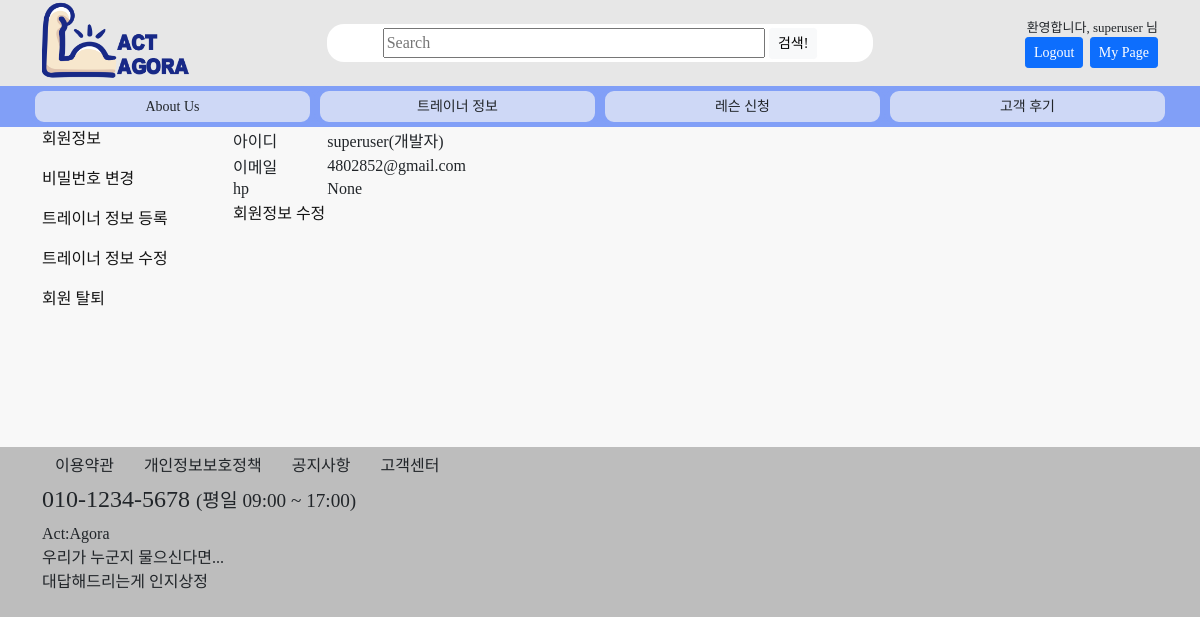
Page /accounts/profile/ (signed in) on the committed database.
### accounts/models.py (models this page shows, shortened)
class User(AbstractBaseUser, PermissionsMixin):
    objects = UserManager()
    user_id = models.CharField(max_length=17, verbose_name="아이디", unique=True)
    password = models.CharField(max_length=256, verbose_name="비밀번호")
    email = models.EmailField(max_length=128, verbose_name="이메일", null=True, unique=True)
    hp = models.IntegerField(verbose_name="핸드폰번호", null=True, unique=True)
    name = models.CharField(max_length=8, verbose_name="이름", null=True)
    level = models.CharField(choices=LEVEL_CHOICES, max_length=18, verbose_name="등급", default=3)
    auth = models.CharField(max_length=10, verbose_name="인증번호", null=True)
    date_joined = models.DateTimeField(auto_now_add=True, verbose_name='가입일', null=True, blank=True)
    is_active = models.BooleanField(default=True)
    is_admin = models.BooleanField(default=False)
    is_staff = models.BooleanField(default=False)
    is_superuser = models.BooleanField(default=False)
    USERNAME_FIELD = 'user_id'
    REQUIRED_FIELDS = ['email']
    class Meta:
        db_table = "회원목록"
        verbose_name = "사용자"
        verbose_name_plural = "사용자"

### accounts/decorators.py (the view)
    def wrap(request, *args, **kwargs):
        if not request.user.is_authenticated:
            messages.info(request, "로그인한 사용자만 이용할 수 있습니다.")
            return redirect(settings.LOGIN_URL)
        return function(request, *args, **kwargs)

### accounts/views.py (called while the page is built)
@login_message_required
def profile_view(request):
    if request.method == 'GET':
        return render(request, 'accounts/profile.html')

### templates/accounts/profile.html
{% extends 'accounts/mypage_nav.html' %}
{% block contents2 %}
<table>
    <tr>
        <td>아이디</td>
        {% if user.level == '0' %}
        <td>{{ user.user_id }}(개발자)</td>
        {% elif user.level == '1' %}
        <td>{{ user.user_id }}(관리자)</td>
        {% else %}
        <td>{{ user.user_id }}</td>
        {% endif %}
    </tr>
    <tr>
        <td>이메일</td>
        <td>{{ user.email }}</td>
    </tr>
    <tr>
        <td>hp</td>
        <td>{{ user.hp }}</td>
    </tr>
    <tr>
        <td><a href="{% url 'accounts:profile_update' %}">회원정보 수정</a></td>
    </tr>
</table>
{% endblock %}

### templates/base.html (shortened to what this page needs)
<html>
{% load static %}
    <head>
        <link rel="stylesheet" href="{% static 'css/bootstrap.css' %}" />
        <link rel="stylesheet" type="text/css" href="{% static 'css/normalize.css' %}" />
        <link rel="stylesheet" type="text/css" href="{% static 'css/styles.css' %}?ver=2" />
    </head>
    <body>
    {% load has_group %}
        <div class="container-fluid" style="background-color: #E7E7E7">
            <div class="container">
                <div class="row">
                    <div id="top-logo" class="col-4 col-md-3">
                        <a href="{% url 'index' %}"><img class="img-fluid" src="{% static 'img/main-logo.png' %}" style="vertical-align: middle; max-height: 80px"></a>
                    </div>
                    <div id="top-userinfo" class="col-8 col-md-3 order-md-2" align="right" style="margin: auto; font-size: 13px">
                        {% if user.is_authenticated %}
                            환영합니다, {{ user.get_username }} 님<br>
                            <a href="{% url 'accounts:logout' %}"><button class="btn btn-primary btn-sm">Logout</button></a>
                            &nbsp;<a href="{% url 'accounts:mypage' %}"><button class="btn btn-primary btn-sm">My Page</button></button></a>
                        {% else %}
                            <a  href="{% url 'accounts:login' %}?next={{ request.path }}"><button class="btn btn-primary btn-sm">Login</button></a>
                            &nbsp;<a href="{% url 'accounts:agreement' %}"><button class="btn btn-primary btn-sm">Sign Up</button></a>
                        {% endif %}
                    </div>
                    <div id="top-search" class="col-12 col-md-6 order-md-1">
                        <form class="form my-1 my-md-4" action="{% url 'search' %}" method="GET" style="border-radius: 17px; background-color: white; text-align: center">
                            <input class="form my-1" style="height: 30px; width: 70%; vertical-align: middle" type="text" placeholder="Search" aria-label="Search" name="b" value="{{b}}">
                            <input type="submit" value="검색!" class="btn btn-light btn-sm">
                        </form>
                    </div>
                </div>
            </div>
        </div>
        <div id="top-menu-bg" class="container-fluid">
            <div class="container">
                <div class="row">
                    <div id="top-menu-btn" class="col-sm-3 col-3" align="center"><a  href="{% url 'index' %}"><button class="btn btn-sm">About Us</button></a></div>
                    <div id="top-menu-btn" class="col-sm-3 col-3" align="center"><a  href="{% url 'trainers' %}"><button class="btn btn-sm">트레이너 정보</button></a></div>
                    <div id="top-menu-btn" class="col-sm-3 col-3" align="center"><a  href="{% url 'lectures' %}"><button class="btn btn-sm">레슨 신청</button></a></div>
                    <div id="top-menu-btn" class="col-sm-3 col-3" align="center"><a  href="{% url 'review:reviews' %}"><button class="btn btn-sm">고객 후기</button></a></div>
                </div>
            </div>
        </div>
        <div class="container-fluid" style="background-color: #F8F8F8">
            <div class="container">
                <div class="row">
                    <div class="col-sm-12 col-12">
                        {% block contents %}{% endblock %}
                        <p>&nbsp;</p>
                        <p>&nbsp;</p>
                        <p>&nbsp;</p>
                    </div>
                </div>
            </div>
        </div>
        <div class="container-fluid">
            <div class="container">
                <div class="row">
                    <div class="col-12">
                        <button class="btn">이용약관</button> <button class="btn">개인정보보호정책</button> <button class="btn">공지사항</button> <button class="btn">고객센터</button>
                    </div>
                    <div class="col-12">
                        <h4>010-1234-5678 <small>(평일 09:00 ~ 17:00)</small></h4>
                    </div>
                    <div class="col-12">
                        Act:Agora<br>
                        우리가 누군지 물으신다면...<br>
                        대답해드리는게 인지상정
                    </div>
                </div>
            </div>
        </div>
    </body>
</html>

### static/css/styles.css (style rules this page uses)
body { font-family: NotoSansKR; background-color: #BDBDBD; }
div#top-menu-bg { background-color: #819FF7; }
div#top-menu-btn { background-color: #CED8F6; border-radius: 14px; border:5px solid #819FF7; }
a:link { text-decoration: none; color: #151515; }
button { vertical-align: middle; }
input { vertical-align: middle; }

### rows in the picture
User: get_username "superuser", user_id "superuser", email "4802852@gmail.com", hp "None"
